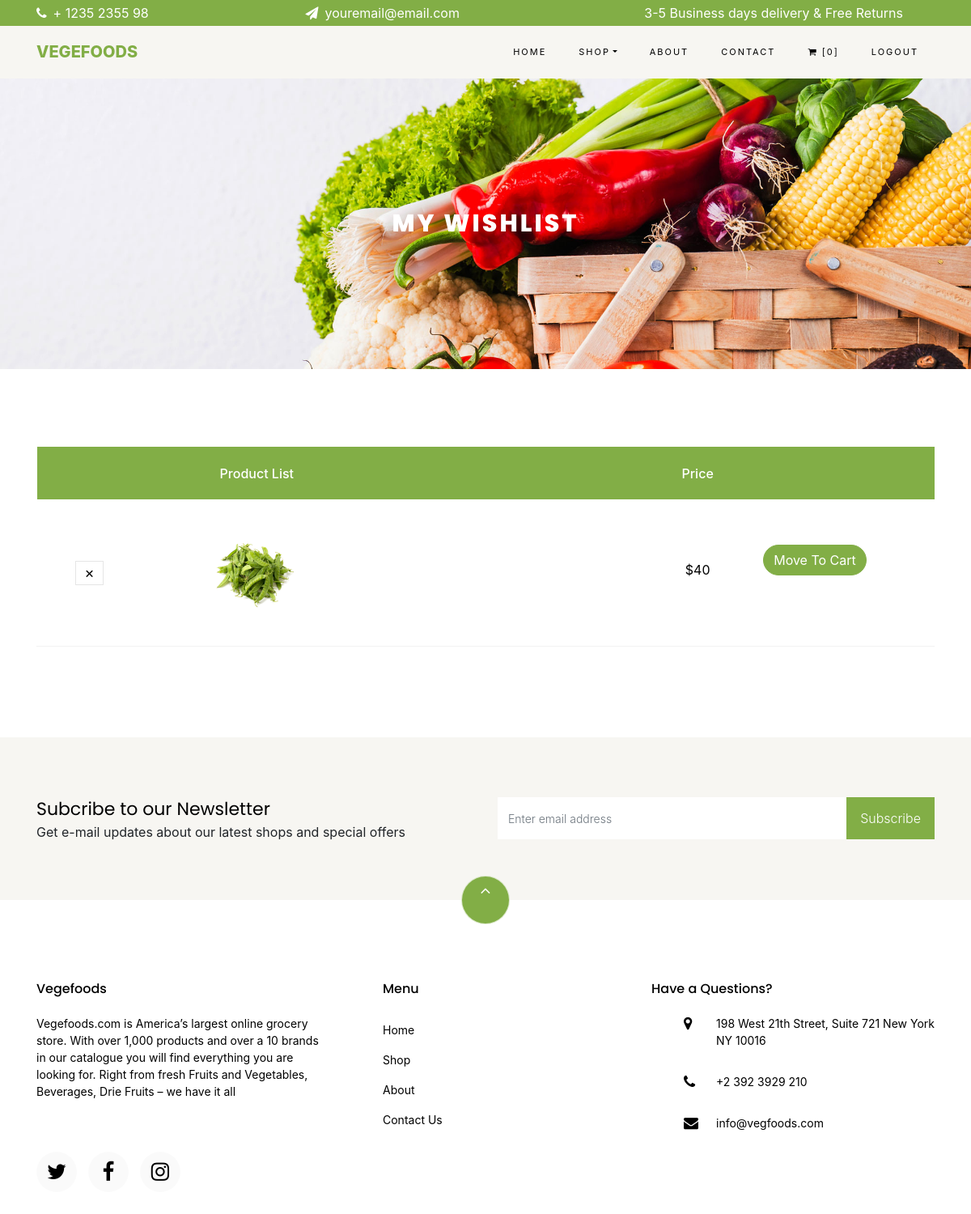
The app's page /wishlist/ (signed in) with its own data.
### orderitems/models.py (models this page shows, shortened)
class items(models.Model):
    name = models.CharField(max_length=100)
    typeOf = models.CharField(max_length=1,choices=ItemTypes)
    price = models.IntegerField()
    offer = models.IntegerField(default = 0)
    image = models.ImageField(upload_to = "items",blank=True)
    dealOfTheDay = models.BooleanField()
    description  = models.CharField(max_length=1000,default="")
    dealenddate = models.DateTimeField(default=timezone.datetime.now())
    def saleprice(self):
        if self.offer > 0:
            return self.price - (self.price * (self.offer / 100))
        else:
            return self.price

### orderitems/views.py (the view)
# urls.py: path('wishlist/',views.wishlist,name = "wishlist"),
@login_required(login_url='/loginandregister/')
def wishlist(request):
    if request.method == 'POST':
        wishlistitem = userwishlist.objects.filter(itemId = request.POST['itemId']).first()
        if request.POST['action'] == 'add':
            if wishlistitem is None:
                wishlistitem = userwishlist(itemId = request.POST['itemId'],user = request.user)
                wishlistitem.save()
            return HttpResponse('Item successfully added to wishlist ...',200)
        elif request.POST['action'] == 'remove':
            if wishlistitem is not None:
                wishlistitem.delete()
                return HttpResponse('Item successfully removed from wishlist ...',200)
            return HttpResponse('failure',500)
    else:
        wishlistitems = userwishlist.objects.filter(user = request.user).all()
        data = []
        for wishlistitem in wishlistitems:
            data.append(items.objects.filter(id = wishlistitem.itemId).first())
        return render(request,'orderitems/wishlist.html',{'wishlistitems':data})

### orderitems/cartitemscount_contextprocessor.py (called while the page is built)
def cartItemsCount(request):
    cartItems = request.session.get('cartItems')
    if cartItems is not None:
        return {'cart_items_count':len(cartItems)}
    else:
        return {'cart_items_count':0}

### orderitems/templates/orderitems/wishlist.html (shortened to what this page needs)
{% extends "base.html" %}
{% block base %}
{% load static %}
<div class="hero-wrap hero-bread" style="background-image: url('{% static 'media/bg_1.jpg' %}');">
    <div class="container">
        <div class="row no-gutters slider-text align-items-center justify-content-center">
            <div class="col-md-9 text-center fadeInUp co-animated">
                <h1 class="mb-0 bread">MY WISHLIST</h1>
            </div>
        </div>
    </div>
</div>
<section class = "co-section">
    <div class = "container">
        <div class = "row">
            <div class = "col-md-12 fadeInUp co-animated">
                <div class = "cart-list">
                    <table class = "table">
                        <thead class = "thead-primary">
                            <tr class="text-center">
                                <th>&nbsp;</th>
                                <th>Product List</th>
                                <th>&nbsp;</th>
                                <th>Price</th>
                                <th>&nbsp;</th>
                            </tr>
                        </thead>
                        <tbody>
                            {% for wishlistitem  in wishlistitems %}
                            <tr class = "text-center">
                                <td class = "product-remove">
                                    <a href="#" onclick = "addOrRemoveToWishlist(event,{{wishlistitem.id}},'remove')">
                                        <i class="fa fa-times" aria-hidden="true"></i>
                                    </a>
                                </td>
                                <td class="image-prod">
                                    <div class="img" style="background-image:url({{wishlistitem.image.url}});"></div>
                                </td>
                                <td class="product-name">
                                </td>
                                <td class="price" style="padding-bottom: 6vh;">${{wishlistitem.saleprice}}</td>
                                <td class="quantity">
                                    <div class="input-group mb-3">
                                        <p class="btn btn-primary" onclick="addAndDeleteTheItem(event,'{{wishlistitem.name}}',{{wishlistitem.id}})">Move To Cart</p>
                                    </div>
                                </td>
                            </tr>
                            {% endfor %}
                        </tbody>
                    </table>
                </div>
            </div>
        </div>
    </div>
</section>
{% endblock %}

### vegfoods/static/css/base.css (style rules this page uses)
.co-section { padding: 6em 0; position: relative; }
h1, h2, h3, h4, h5, .h1, .h2, .h3, .h4, .h5 { line-height: 1.5; font-weight: 400; color: #000000; font-family: "Poppins", Arial, sans-serif; }
a { -webkit-transition: .3s all ease; -o-transition: .3s all ease; transition: .3s all ease; color: #82ae46; }
a { color: #007bff; text-decoration: none; background-color: transparent; }
.fadeInUp { -webkit-animation-name: fadeInUp; animation-name: fadeInUp; }
.co-animated { -webkit-animation-duration: 2s; animation-duration: 2s; -webkit-animation-fill-mode: both; animation-fill-mode: both; }
.no-gutters { margin-right: 0; margin-left: 0; }
.no-gutters > .col, .no-gutters > [class*="col-"] { padding-right: 0; padding-left: 0; }
.table { min-width: 1000px !important; width: 100%; text-align: center; }
.table { width: 100%; margin-bottom: 1rem; background-color: transparent; }
table { border-collapse: collapse; }
th { text-align: inherit; }
table .thead-primary { background: #82ae46; }
.table th { font-weight: 500; }
.table thead th { vertical-align: bottom; border-bottom: 2px solid #dee2e6; }
.table .thead-primary tr th { padding: 20px 10px; color: #fff !important; border: 1px solid transparent !important; }
.table th, .table td { padding: 0.75rem; vertical-align: top; border-top: 1px solid #dee2e6; }
.table tbody tr td { text-align: center !important; vertical-align: middle; padding: 40px 10px; border: 1px solid transparent !important; border-bottom: 1px solid rgba(0, 0, 0, 0.05) !important; }
.table tbody tr td.product-remove a { bordeR: 1px solid rgba(0, 0, 0, 0.1); padding: 4px 10px; color: #000000; -webkit-text-stroke: 2px white; }
.table tbody tr td.image-prod .img { display: block; width: 100px; height: 100px; margin: 0 auto; }
.table tbody tr td.product-name { width: 30%; }
.table tbody tr td.total, .table tbody tr td.price { color: #000000; }
.table tbody tr td.quantity { width: 20%; }
.input-group { position: relative; display: -webkit-box; display: -ms-flexbox; display: flex; -ms-flex-wrap: wrap; flex-wrap: wrap; -webkit-box-align: stretch; -ms-flex-align: stretch; align-items: stretch; width: 100%; }

### orderitems/static/css/index.css (style rules this page uses)
p { margin-top: 0; margin-bottom: 1rem; }
a { -webkit-transition: .3s all ease; -o-transition: .3s all ease; transition: .3s all ease; color: #82ae46; }
.slider-text h1 { font-size: 8vw; color: #fff; line-height: 1.3; font-weight: 400; font-family: "Amatic SC", cursive; position: absolute; z-index: 10; }
.hero-wrap, .img, .blog-img, .user-img { background-size: cover; background-repeat: no-repeat; background-position: center center; }
.btn.btn-primary { background: #82ae46; border: 1px solid #82ae46; color: #fff; border-radius: 50px 50px 50px 50px; }

### orderitems/static/css/shop.css (style rules this page uses)
.hero-wrap.hero-bread { padding: 10em 0; }
.hero-wrap .slider-text { color: #fff; position: relative; }
.hero-wrap .slider-text .bread { font-weight: 800; color: #fff; font-size: 30px; font-family: "Poppins", Arial, sans-serif; letter-spacing: 3px; text-transform: uppercase; position: relative; }

### orderitems/static/css/wishlist.css (style rules this page uses)
.hero-wrap.hero-bread { padding: 10em 0; }
.hero-wrap .slider-text { color: #fff; position: relative; }
.hero-wrap .slider-text .bread { font-weight: 800; color: #fff; font-size: 30px; font-family: "Poppins", Arial, sans-serif; letter-spacing: 3px; text-transform: uppercase; position: relative; }
.cart-list { overflow-x: scroll; }

### orderitems/static/css/about.css (style rules this page uses)
.hero-wrap, .img, .blog-img, .user-img { background-size: cover; background-repeat: no-repeat; background-position: center center; }

### records on screen
items: image (picture), saleprice "40"

### other values on screen
{{ cart_items_count }} "0"
